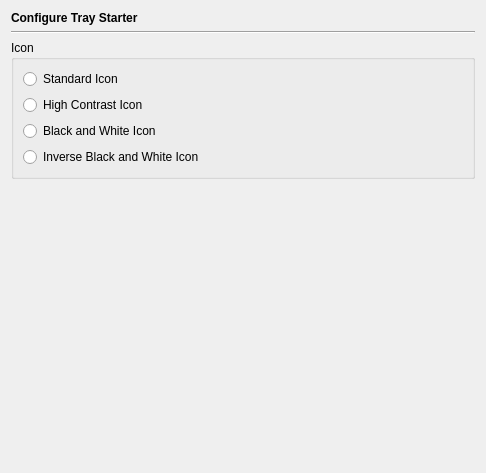
<?xml version="1.0" encoding="UTF-8"?>
<ui version="4.0">
 <class>TrayStarterPage</class>
 <widget class="QWidget" name="TrayStarterPage">
  <property name="geometry">
   <rect>
    <x>0</x>
    <y>0</y>
    <width>482</width>
    <height>473</height>
   </rect>
  </property>
  <layout class="QVBoxLayout" name="verticalLayout_2">
   <item>
    <widget class="QLabel" name="headerLabel">
     <property name="text">
      <string>&lt;b&gt;Configure Tray Starter&lt;/b&gt;</string>
     </property>
    </widget>
   </item>
   <item>
    <widget class="Line" name="line1">
     <property name="frameShape">
      <enum>QFrame::HLine</enum>
     </property>
     <property name="frameShadow">
      <enum>QFrame::Sunken</enum>
     </property>
     <property name="orientation">
      <enum>Qt::Horizontal</enum>
     </property>
    </widget>
   </item>
   <item>
    <widget class="QGroupBox" name="groupBox">
     <property name="title">
      <string>Icon</string>
     </property>
     <layout class="QVBoxLayout" name="verticalLayout">
      <item>
       <widget class="QRadioButton" name="standardButton">
        <property name="toolTip">
         <string>Select to use the standard icon</string>
        </property>
        <property name="text">
         <string>Standard Icon</string>
        </property>
       </widget>
      </item>
      <item>
       <widget class="QRadioButton" name="highContrastButton">
        <property name="toolTip">
         <string>Select to use the high contrast icon</string>
        </property>
        <property name="text">
         <string>High Contrast Icon</string>
        </property>
       </widget>
      </item>
      <item>
       <widget class="QRadioButton" name="blackWhiteButton">
        <property name="toolTip">
         <string>Select to use a black and white icon</string>
        </property>
        <property name="text">
         <string>Black and White Icon</string>
        </property>
       </widget>
      </item>
      <item>
       <widget class="QRadioButton" name="blackWhiteInverseButton">
        <property name="toolTip">
         <string>Select to use an inverse black and white icon</string>
        </property>
        <property name="text">
         <string>Inverse Black and White Icon</string>
        </property>
       </widget>
      </item>
     </layout>
    </widget>
   </item>
   <item>
    <spacer>
     <property name="orientation">
      <enum>Qt::Vertical</enum>
     </property>
     <property name="sizeHint" stdset="0">
      <size>
       <width>464</width>
       <height>41</height>
      </size>
     </property>
    </spacer>
   </item>
  </layout>
 </widget>
 <resources/>
 <connections/>
</ui>
